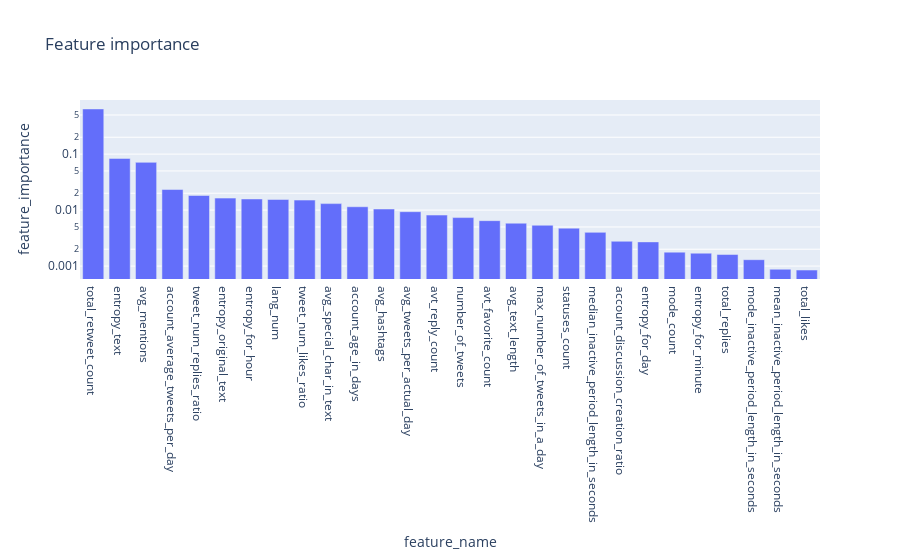

Notebook source saved alongside this figure:
### Markdown cell above
## Applying the Decision tree classification method and the K-fold cross validation

We split the dataset into K-folds. Starting with a typical K of 10.

### Code cell
fold_classify_and_plot1(df, label, cv=10, max_tree_depth=10, criterion="gini")

### Figure 1 — Plotly figure (JSON) as saved in the notebook; plotly's stock layout.template omitted (floating-point values rounded to 4 significant figures)
{"data": [{"alignmentgroup": "True", "hovertemplate": "feature_name=%{x}<br>feature_importance=%{y}<extra></extra>", "legendgroup": "", "marker": {"color": "#636efa", "pattern": {"shape": ""}}, "name": "", "offsetgroup": "", "orientation": "v", "showlegend": false, "textposition": "auto", "type": "bar", "x": ["total_retweet_count", "entropy_text", "avg_mentions", "account_average_tweets_per_day", "tweet_num_replies_ratio", "entropy_original_text", "entropy_for_hour", "lang_num", "tweet_num_likes_ratio", "avg_special_char_in_text", "account_age_in_days", "avg_hashtags", "avg_tweets_per_actual_day", "avt_reply_count", "number_of_tweets", "avt_favorite_count", "avg_text_length", "max_number_of_tweets_in_a_day", "statuses_count", "median_inactive_period_length_in_seconds", "account_discussion_creation_ratio", "entropy_for_day", "mode_count", "entropy_for_minute", "total_replies", "mode_inactive_period_length_in_seconds", "mean_inactive_period_length_in_seconds", "total_likes"], "xaxis": "x", "y": [0.6408, 0.08377, 0.07125, 0.02331, 0.01825, 0.01637, 0.0158, 0.01548, 0.0151, 0.01305, 0.01147, 0.01046, 0.00937, 0.008151, 0.00735, 0.006476, 0.005834, 0.005359, 0.004756, 0.004, 0.002773, 0.002704, 0.001775, 0.0017, 0.001608, 0.0013, 0.0008777, 0.0008493], "yaxis": "y"}], "layout": {"barmode": "relative", "legend": {"tracegroupgap": 0}, "title": {"text": "Feature importance"}, "xaxis": {"anchor": "y", "domain": [0, 1], "title": {"text": "feature_name"}}, "yaxis": {"anchor": "x", "domain": [0, 1], "title": {"text": "feature_importance"}, "type": "log"}}}
